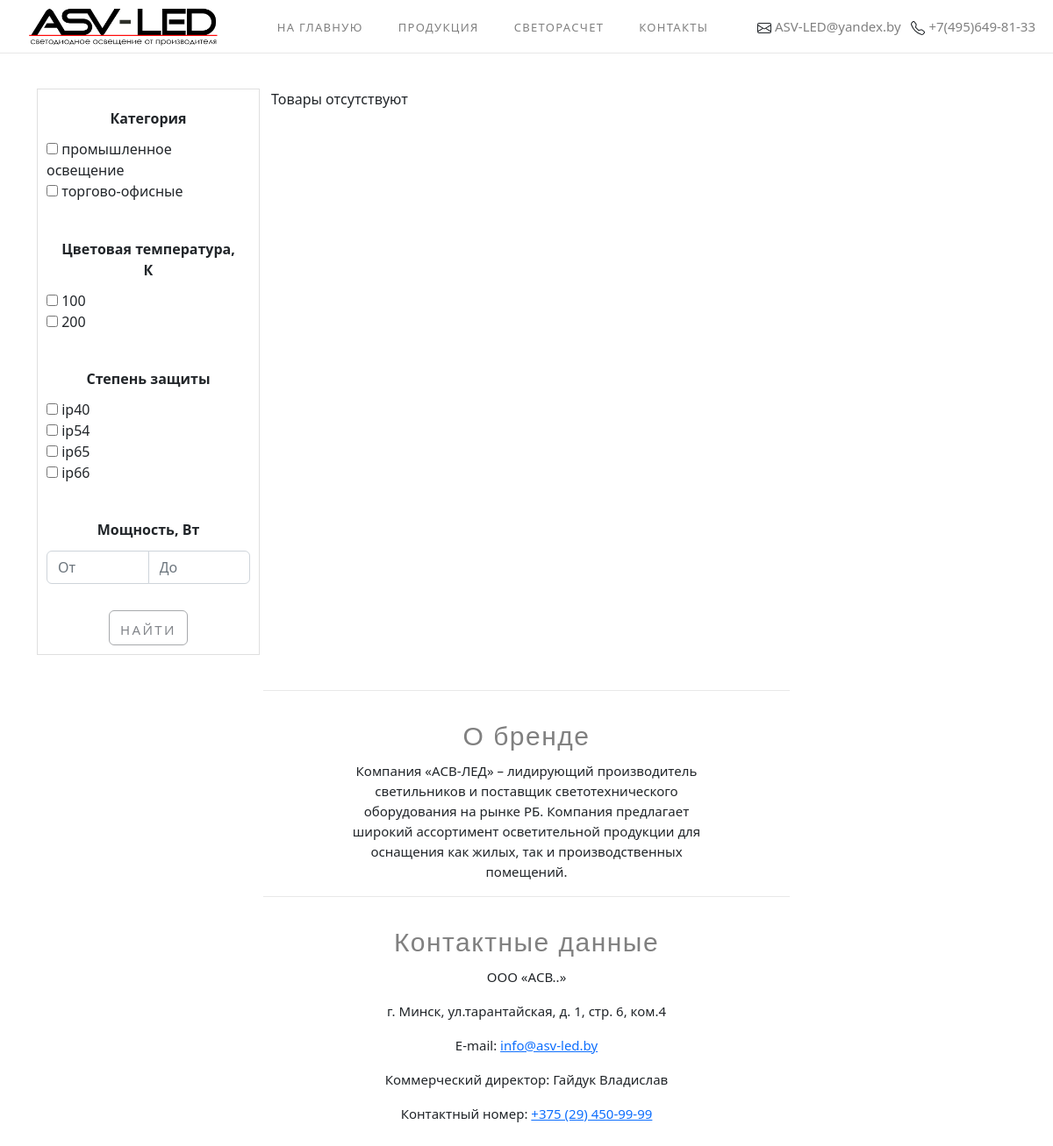
/catalog/filter/?category=svetilniki-dlya-zhkh, run on an earlier commit of the app's database.
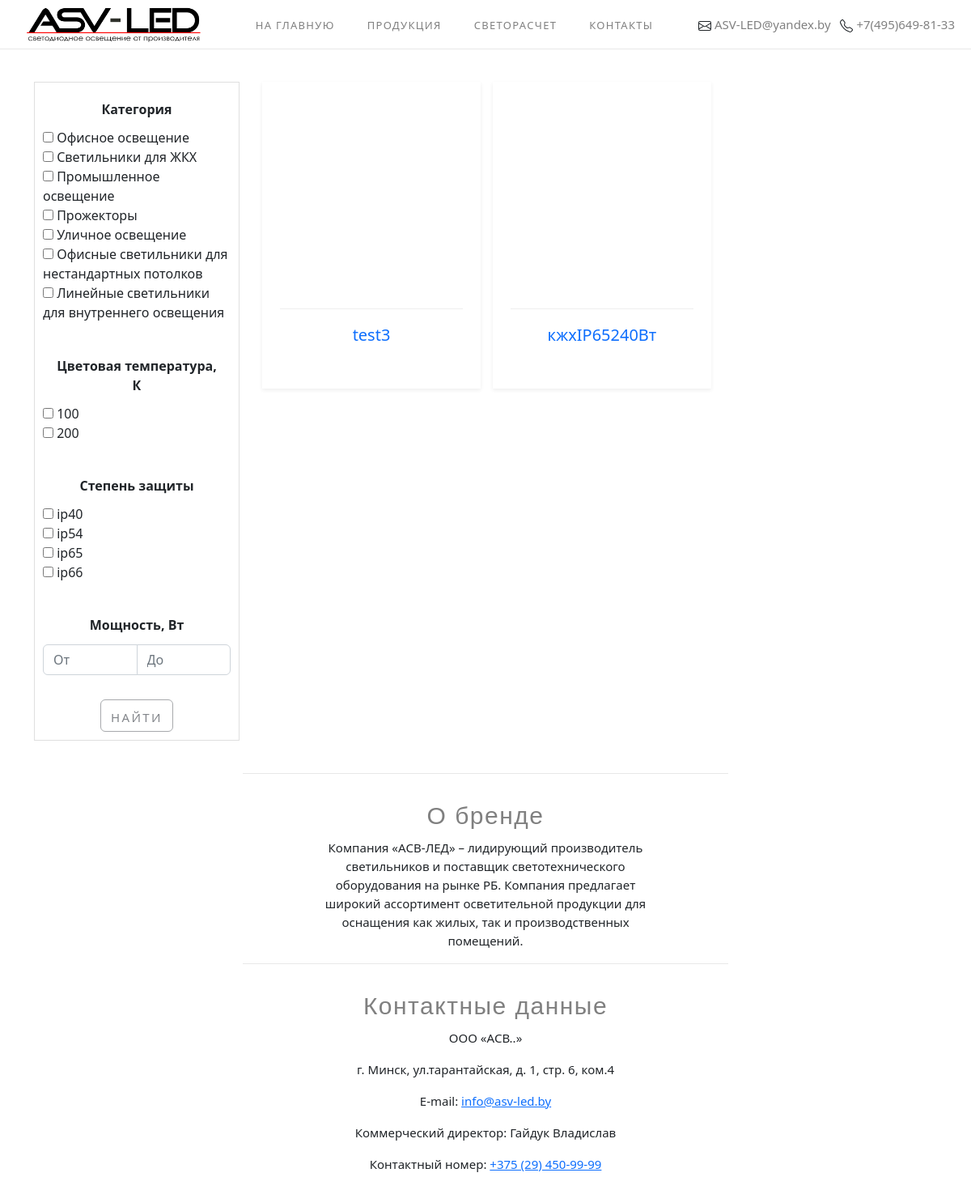
And on a later commit of the database.
### catalog/models.py (models this page shows, shortened)
class Category(models.Model):
    name = models.CharField('Категория', max_length=150)
    url = models.SlugField(max_length=160, unique=True)
    image = models.ImageField('Картинка', upload_to='img', null=True, blank=True)
    class Meta:
        verbose_name = 'Категория'
        verbose_name_plural = 'Категории'

class Kelvin(models.Model):
    name = models.CharField('Цветовая температура, К', max_length=150)
    url = models.SlugField(max_length=160, unique=True)
    class Meta:
        verbose_name = 'Цветовая температура'
        verbose_name_plural = 'Цветовые температуры'

class Protection(models.Model):
    name = models.CharField('Степень защиты', max_length=150)
    url = models.SlugField(max_length=160, unique=True)
    class Meta:
        verbose_name = 'Степень защиты'
        verbose_name_plural = 'Степени защиты'

class Catalog(models.Model):
    name = models.CharField('Название', max_length=50)
    lamp_type = models.CharField('Тип ламп', max_length=50, default='')
    rass_type = models.CharField('Тип рассеивателя', max_length=30, default='')
    power = models.PositiveSmallIntegerField('Мощность, Вт', default=1)
    svet_potok = models.CharField('Световой поток, Лм', max_length=20)
    temp_sveta = models.ForeignKey(Kelvin, verbose_name='Цветовая температура, К', on_delete=models.SET_NULL, null=True,)
    napruga = models.CharField('Номинальное напряжение, В', max_length=100)
    herz = models.CharField('Номинальная частота, Гц', max_length=100, default='')
    koef_power = models.CharField('Коэффициент мощности', max_length=100, default='')
    koef_ra = models.CharField('Коэффициент цветопередачи, Ra', max_length=100, default='')
    protection = models.ForeignKey(Protection, verbose_name='Степень защиты', on_delete=models.SET_NULL, null=True,)
    coef_puls = models.CharField('Коэффициент пульсации, %', max_length=10)
    usage_temp = models.CharField('Допустимая температура эксплуатации, С', max_length=20, default='')
    size = models.CharField('Габариты', max_length=100)
    tip_mon = models.CharField('Тип монтажа', max_length=30)
    garant = models.CharField('Гарантия', max_length=10)
    image = models.ImageField('Картинка', upload_to='img', null=True, blank=True)
    description = models.TextField('Описание', blank=True, null=True)
    category = models.ForeignKey(Category, verbose_name="Категория", on_delete=models.SET_NULL, null=True,)
    url = models.SlugField(unique=True, blank=True, null=True, db_index=True,)
    def get_absolute_url(self):
        return reverse('details', kwargs={'slug': self.url})
    class Meta:
        verbose_name = 'Товар'
        verbose_name_plural = 'Товары'

### catalog/views.py (the view)
# urls.py: path('filter/', views.Filters.as_view(), name='filter'),
class Filters(Category, ListView):
    template_name = 'catalog/catalog.html'
    context_object_name = 'item_list'
    def get_queryset(self, *args, **kwargs):
        min_power = self.request.GET.get('min_power')
        max_power = self.request.GET.get('max_power')
        my_q = Q()
        if 'category' in self.request.GET:
            my_q = Q(category__url__in=self.request.GET.getlist('category'))
        if 'temp_sveta' in self.request.GET:
            my_q &= Q(temp_sveta__url__in=self.request.GET.getlist('temp_sveta'))
        if 'protection' in self.request.GET:
            my_q &= Q(protection__url__in=self.request.GET.getlist('protection'))
        if min_power:
            my_q &= Q(power__gte=int(min_power))
        if max_power:
            my_q &= Q(power__lte=int(max_power))
        queryset = Catalog.objects.filter(my_q)
        return queryset

### catalog/views.py (called while the page is built)
    def get_category(self):
        return CatModel.objects.all()

    def get_kelvin(self):
        return KelModel.objects.all()

    def get_protection(self):
        return ProModel.objects.all()

### catalog/templates/catalog/catalog.html (shortened to what the changed rows need)
{% extends 'main/layout.html' %}
{% load static %}
{% block body %}
<link rel="stylesheet" href="https://cdnjs.cloudflare.com/ajax/libs/bootstrap-slider/11.0.2/css/bootstrap-slider.css" />
        <div class="container container-prod">
            <div class="">
                <div class="col-md-3">
                    <div class="filters-menu">
                        <form action="{% url 'filter' %}" method="get" name="filter" id="filter-form">
                            <div class="filters-menu-block">
                                <div class="filters-menu-content">
                                    {% for category in view.get_category %}
                                        <input type="checkbox" class="checked" name="category" value="{{ category.url }}" id="category">
                                            <span>{{ category.name }}</span>
                                        <br>
                                    {% endfor %}
                                </div>
                            </div>
                            <div class="filters-menu-block">
                                <div class="filters-menu-content">
                                    {% for kelvin in view.get_kelvin %}
                                        <input type="checkbox" class="checked" name="temp_sveta" value="{{ kelvin.url }}" id="kelvin">
                                            <span>{{ kelvin.name }}</span>
                                        <br>
                                    {% endfor %}
                                </div>
                            </div>
                            <div class="filters-menu-block">
                                <div class="filters-menu-content">
                                    {% for protection in view.get_protection %}
                                        <input type="checkbox" class="checked" name="protection" value="{{ protection.url }}" id="protection">
                                            <span>{{ protection.name }}</span>
                                        <br>
                                    {% endfor %}
                                </div>
                            </div>
                        </form>
                    </div>
        </div>
        <div class="col-md-9">
            <div class="row ">
                {% if item_list %}
                {% for el in item_list %}
                <div class="product-card">
                    <div class="product-thumb">
                        <a href="{{ el.get_absolute_url }}"><img src="{{ el.image.url }}" alt=""></a>
                    </div>
                    <div class="product-details">
                        <div class="product-bottom-details d-flex justify-content-center">
                            <h4><a href="{{ el.get_absolute_url }}">{{ el.name }}</a></h4>
                        </div>
                    </div>
                </div>
                {% endfor %}
                {% else %}
                    Товары отсутствуют
                {% endif %}
            </div>
        </div>
  </div>
</div>
{% endblock %}

What changed in the data, as far as the page shows it:
removed Category: name "промышленное освещение"
removed Category: name "торгово-офисные"
added Category: name "Офисное освещение"
added Category: name "Светильники для ЖКХ"
added Category: name "Промышленное освещение"
added Category: name "Прожекторы"
added Category: name "Уличное освещение"
added Category: name "Офисные светильники для нестандартных потолков"
added Category: name "Линейные светильники для внутреннего освещения"
now on this page (row edited): Catalog: name "test3"
added Catalog: name "кжхIP65240Вт"
Also different on the page:
text no longer shown: "Товары отсутствуют"
